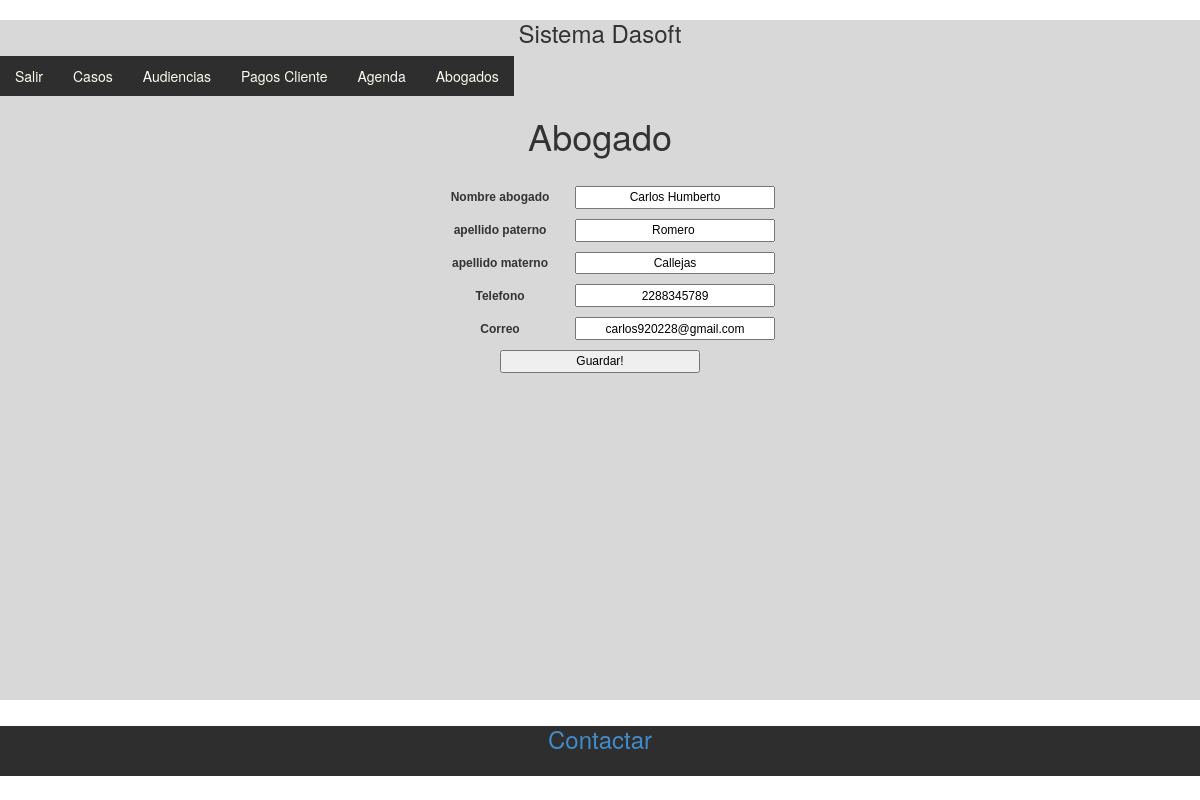
The page /dasoft/index.php/c_abogados/editar/1 on the database its author committed.
### tables this page shows
CREATE TABLE IF NOT EXISTS `abogado` (
  `idabogado` int(11) NOT NULL AUTO_INCREMENT,
  `nombre` varchar(45) DEFAULT NULL,
  `apellidoPaterno` varchar(45) DEFAULT NULL,
  `apellidoMaterno` varchar(45) DEFAULT NULL,
  `telefono` varchar(45) DEFAULT NULL,
  `email` varchar(45) DEFAULT NULL,
  PRIMARY KEY (`idabogado`)
);

### dasoft/application/controllers/c_abogados.php (called while the page is built, shortened)
<?php if ( ! defined('BASEPATH')) exit('No direct script access allowed');
class C_abogados extends CI_Controller {
 function __construct()
    {
		$this->load->helper('url');
		$this->load->helper('form');
		$this->load->library('form_validation');
		$this->load->model('m_abogados');
    }
  function editar($id){
    if ($this->input->post()) {
    $this->reglas();
      if ($this->form_validation->run() == TRUE){
        $datos_update= $this->input->post();
        unset($datos_update['enviar']);
        $id_insertado = $this->m_abogados->edit($datos_update,$id);
        redirect('c_abogados/modificarAbogados');
      }else{
        $this->load->view('agregarAbogado');
      }
    }else{
      $data['datos_contacto'] = $this->m_abogados->get_por_id($id);
      if (empty($data['datos_contacto'])){
        echo 'ID Invalido';
      }else{
        $this->load->view('agregarAbogado',$data);
      }
    }
  }
  }

### dasoft/index.php (called while the page is built, shortened)
<?php
require_once BASEPATH.'core/CodeIgniter.php';

### dasoft/application/models/m_abogados.php (called while the page is built, shortened)
<?php
class M_abogados extends CI_Model {
function get_por_id($id){
		$this->db->where('idabogado',$id);
		$query = $this->db->get('abogado');
		return $query->result();
}
}
?>

### dasoft/application/views/agregarAbogado.php (the view, shortened to what this page needs)
<!DOCTYPE HTML PUBLIC "-//W3C//DTD HTML 4.01 Transitional//ES">
<html>
<head>
<link rel="stylesheet" type="text/css" href="http://localhost/proyectos/estilo.css">
<link href="<?php echo base_url() ?>css/bootstrap.min.css" rel="stylesheet">
</head>
<body>
<div id="Contenedor">
<div id="Encabezado">
<h3>Sistema Dasoft</h3>
</div>
<div id="Menu">
	<ul class="nav">
	<li><a href="<?php echo base_url() ?>index.php">Salir</a></li>
	<li><a href="">Casos</a>
	</li>
	<li><a href="">Audiencias</a>
	</li>
	<li><a href="">Pagos Cliente</a>
	</li>
	<li><a href="">Agenda</a>
	</li>
	<li><a href="">Abogados</a>
	</li>
</ul>
</div>
<div id="Contenido">
<h1>Abogado</h1>
<?php
$input_nombre = array(
  'name'=>'nombre',
  'id'=>'nombre',
  'maxlength'=>'45',
  'size'=>'40',
  'value'		=> set_value('nombre',@$datos_contacto[0]->nombre)
  );
?>
<?php
$input_apellidoPaterno = array(
  'name'=>'apellidoPaterno',
  'id'=>'apellidoPaterno',
  'maxlength'=>'45',
  'size'=>'40',
  'value'		=> set_value('apellidoPaterno',@$datos_contacto[0]->apellidoPaterno)
  );
?>
<?php
$input_apellidoMaterno = array(
  'name'=>'apellidoMaterno',
  'id'=>'apellidoMaterno',
  'maxlength'=>'45',
  'size'=>'40',
  'value'		=> set_value('apellidoMaterno',@$datos_contacto[0]->apellidoMaterno),
  );
?>
<?php
$input_telefono = array(
  'name'=>'telefono',
  'id'=>'telefono',
  'maxlength'=>'45',
  'size'=>'40',
  'value'		=> set_value('telefono',@$datos_contacto[0]->telefono),
  );
?>
<?php
$input_email = array(
  'name'=>'email',
  'id'=>'email',
  'maxlength'=>'45',
  'size'=>'40',
  'value'		=> set_value('email',@$datos_contacto[0]->email),
  );
?>
<br/>
<?php echo form_open()?>
<?php echo form_label('Nombre abogado')?>
<?php echo form_input($input_nombre)?><?php echo form_error('nombre')?><br/>
<?php echo form_label('apellido paterno')?>
<?php echo form_input($input_apellidoPaterno)?><?php echo form_error('apellidoPaterno')?><br/>
<?php echo form_label('apellido materno')?>
<?php echo form_input($input_apellidoMaterno)?><?php echo form_error('apellidoMaterno')?><br/>
<?php echo form_label('Telefono')?>
<?php echo form_input($input_telefono)?><?php echo form_error('telefono')?><br/>
<?php echo form_label('Correo')?>
<?php echo form_input($input_email)?><?php echo form_error('email')?><br/>
<?php echo form_submit('enviar','Guardar!'); ?>
<?php echo form_close()?><br/>
</div>
<div id="Pie">
<h3 ><a href="mailto:carlos920228@gmail.com">Contactar</a></h3>
</div>
</div>
</body>
</html>

### estilo.css (style rules this page uses)
* { margin:0px; padding:0px; }
#Contenedor { margin:auto; background-color:#D8D8D8; height: 680px; }
#Menu { height: 40px; margin: 0 auto; }
#Contenido { margin:auto; height:590px; text-align: center; }
#Pie { background-color:#2E2E2E; margin:auto; height: 50px; }
h3 { text-align: center; }
a { color:#fff; text-align: center; }
.nav { margin: 0 auto; }
ul, ol { list-style:none; }
.nav > li { float:left; margin: 0 auto; }
.nav li a { background-color:#2E2E2E; color:#FBFBEF; text-decoration:none; padding:10px 12px; display:block; margin: 0 auto; }
form { width: 400px; font: normal bold 12px Verdana, Arial; margin: 0 auto; }
form label { display: inline-block; width: 150px; text-align:center; }
form input { display: inline-block; width: 200px; margin-bottom: 10px; padding: .2em; text-align:center; }

### rows shown on the page
abogado: nombre "Carlos Humberto", apellidoPaterno "Romero", apellidoMaterno "Callejas", telefono "2288345789", email "carlos920228@gmail.com"

### other values the page prints
form_label('Nombre abogado') "Nombre abogado"
form_label('apellido paterno') "apellido paterno"
form_label('apellido materno') "apellido materno"
form_label('Telefono') "Telefono"
form_label('Correo') "Correo"
